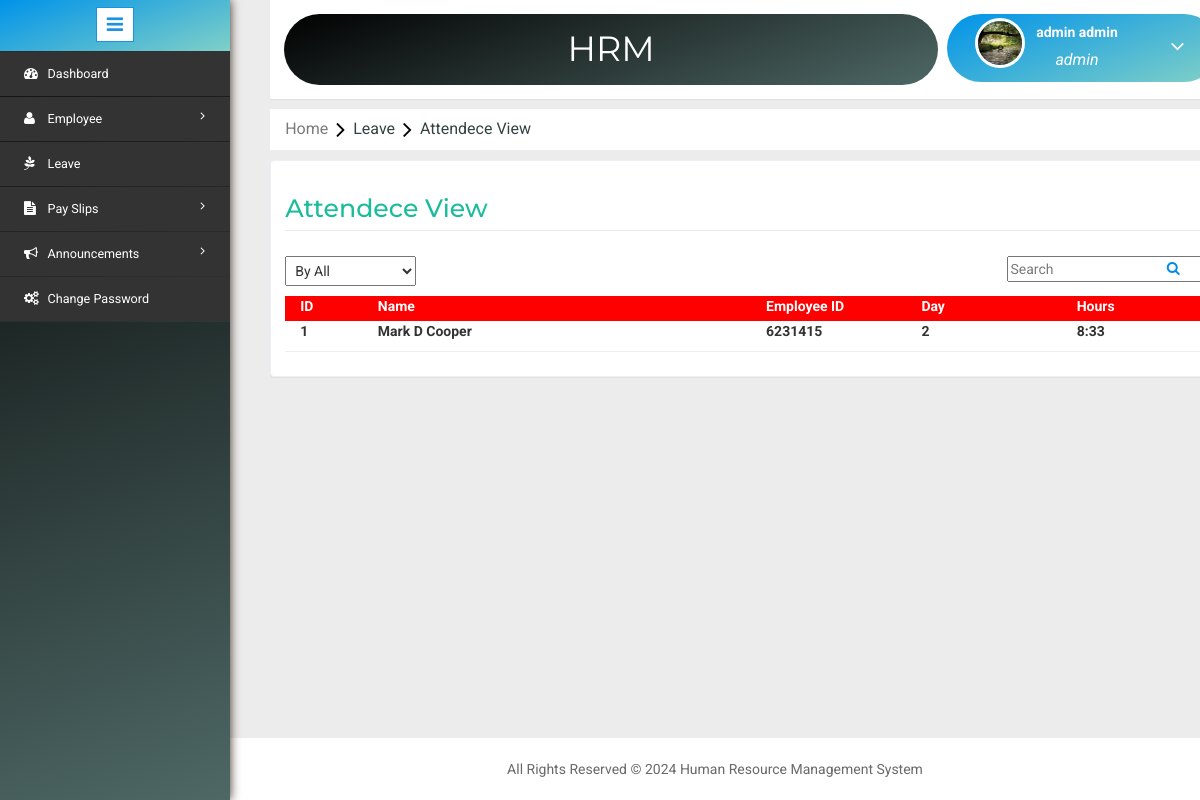
Page /atten.php (signed in) on the committed database.
### tables this page shows
CREATE TABLE `dailyworkload` (
  `DailyWorkLoadId` bigint(20) NOT NULL,
  `EmpId` varchar(50) NOT NULL,
  `LoginDate` datetime DEFAULT NULL,
  `LogoutDate` datetime DEFAULT NULL,
  `DailyWorkingminutes` int(11) DEFAULT NULL
);

### atten.php (the view, shortened to what this page needs)
<?php include('header.php');?>
<?php
  	$dbs = new database();
  	$db=$dbs->connection();
  	$SelectedSortById = "";
  	if (isset($_POST['yearss']))
  	{
  		$by = $_POST['by'];
  		if($by == 3)
  		{
	  		$by = $_POST['by'];
	  		$SelectedSortById = $by;
	  		$daty = $_POST['years'];
	  		$viewatten = mysqli_query($db,"SELECT *,COUNT(EmpId) as TotalDays,sum(DailyWorkingminutes) as TotalMinute,(SELECT Concat(FirstName,' ',MiddleName,' ',LastName) from employee where EmployeeId=d.EmpId) as FullName,SUBSTR(LoginDate,1,7) FROM dailyworkload d where SUBSTR(d.LoginDate,1,4)='$daty' group by EmpId");
  		}
  		else if($by == 2)
  		{
  			$by = $_POST['by'];
	  		$SelectedSortById = $by;
	  		$daty = $_POST['years'];
	  		$m = $_POST['months'];
	  		$da = $daty."-".$m;
	  		$viewatten=mysqli_query($db,"SELECT *,COUNT(EmpId) as TotalDays,sum(DailyWorkingminutes) as TotalMinute,(SELECT Concat(FirstName,' ',MiddleName,' ',LastName) from employee where EmployeeId=d.EmpId) as FullName,SUBSTR(LoginDate,1,4) FROM dailyworkload d where SUBSTR(d.LoginDate,1,7)='$da' group by EmpId");
  		}
  		else
  		{
  			$viewatten = mysqli_query($db,"SELECT *,COUNT(EmpId) as TotalDays,sum(DailyWorkingminutes) as TotalMinute,(SELECT Concat(FirstName,' ',MiddleName,' ',LastName) from employee where EmployeeId=d.EmpId) as FullName FROM `dailyworkload` d group by EmpId");
  		}
  	}
  	else
  	{
  		$viewatten = mysqli_query($db,"SELECT *,COUNT(EmpId) as TotalDays,sum(DailyWorkingminutes) as TotalMinute,(SELECT Concat(FirstName,' ',MiddleName,' ',LastName) from employee where EmployeeId=d.EmpId) as FullName FROM `dailyworkload` d group by EmpId");
  	}
?>
<ol class="breadcrumb" style="margin: 10px 0px ! important;">
    <li class="breadcrumb-item"><a href="Home.php">Home</a><i class="fa fa-angle-right"></i>Leave<i class="fa fa-angle-right"></i>Attendece View</li>
</ol>
<form method="post">
<div class="validation-form" style="margin-bottom: 30px;">
	<h2 style="color: #1abc9c;">Attendece View</h2>
	<div class="row" style="margin-bottom: 10px;">
		<div class="col-md-2">
			<select id="sortby" name="by" style="text-transform: capitalize;" onchange="sortbychange();" onclick="sortbychange();">
				<option value="1" <?php if($SelectedSortById==1){echo "selected";} ?>>By All</option>
			</select>
		</div>
		<div class="col-md-2">
		</div>
		<div class="col-md-2">
		</div>
		<div class="col-md-1">
		</div>
		<div class="col-md-1"></div>
		<div class="col-md-1"></div>
		<div class="col-md-2">
			<input placeholder="Search" value="<?php echo(isset($SearchName))?$SearchName:''; ?>" type="search-box" name="search" style="padding-right: 40px;">
		</div>
		<div class="col-md-1">
			<a href="atten.php?id=search"><i class="fa fa-search" style="padding-top: 5px;" aria-hidden="true"></i></a>
		</div>
	</div>
	<div class="row" style="color: white; margin-right: 0; margin-left:0;">
		<div class="col-md-1" style="background-color: red;">
			<label>ID</label>
		</div>
		<div class="col-md-5" style="background-color: red;">
			<label>Name</label>
		</div>
		<div class="col-md-2" style="background-color: red;">
			<label>Employee ID</label>
		</div>
		<div class="col-md-2" style="background-color: red;">
			<label>Day</label>
		</div>
		<div class="col-md-2" style="background-color: red;">
			<label>Hours</label>
		</div>
	</div>
	<?php $i=1; while($row = mysqli_fetch_assoc($viewatten)) {
		$day =$row['TotalDays'];
		$hours =$row['TotalMinute']/60;  $h = str_replace('.',':',round($hours,2));?>
	<div class="row" style="margin-right: 0; margin-left: 0;">
		<div class="col-md-1">
			<label><?php $i=$i; echo $i; $i++;?></label>
		</div>
		<div class="col-md-5">
			<label><?php echo(isset($row['FullName']))?$row['FullName']:"";?></label>
		</div>
		<div class="col-md-2">
			<label><?php echo(isset($row['EmpId']))?$row['EmpId']:"";?></label>
		</div>
		<div class="col-md-2">
			<label><?php echo(isset($day))?$day:"";?></label>
		</div>
		<div class="col-md-2">
			<label><?php echo(isset($h))?$h:"";?></label>
		</div>
	</div><hr style="margin-bottom: 10px;margin-top: 5px;border-top: 1px solid #eee;">
	<?php } ?>
</div>
</form>
<?php include('footer.php'); ?>

### rows in the picture
dailyworkload: FullName "Mark D Cooper", EmpId "6231415", day "2", h "8:33"

### other values in the picture
$_SESSION['User']['FirstName'] "admin"
$_SESSION['User']['LastName'] "admin"
$_SESSION['role']['Name'] "admin"
